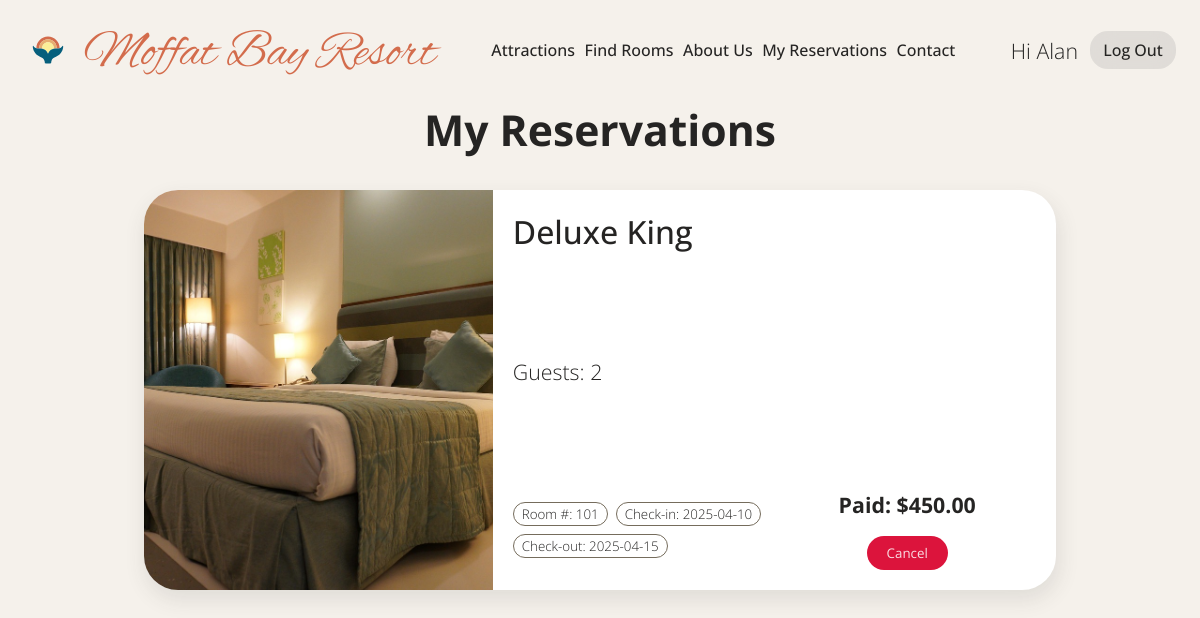
The app's page /my_reservation.php (signed in) with its own data.
### tables this page shows
CREATE TABLE Reservation (
    reservationID INT AUTO_INCREMENT PRIMARY KEY,
    user INT NOT NULL,
    roomNumber INT NOT NULL,
    checkin DATE NOT NULL,
    checkout DATE NOT NULL,
    numberGuests INT NOT NULL CHECK (numberGuests > 0),
    discount DECIMAL(5, 2) DEFAULT 0 CHECK (discount >= 0),
    amountPaid DECIMAL(10, 2) NOT NULL CHECK (amountPaid >= 0),
    FOREIGN KEY (user) REFERENCES User(userID) ON DELETE CASCADE,
    FOREIGN KEY (roomNumber) REFERENCES Room(roomNumber) ON DELETE CASCADE
);

CREATE TABLE RoomType (
    typeID INT AUTO_INCREMENT PRIMARY KEY,
    typeName VARCHAR(50) NOT NULL,
    description TEXT,
    amenities TEXT,
    maxOccupancy INT NOT NULL CHECK (maxOccupancy > 0),
    dailyRate DECIMAL(10, 2) NOT NULL CHECK (dailyRate >= 0)
);

### config/db.php (called while the page is built, shortened)
<?php
class Database
{
    private $host = 'localhost';
    private $user = 'root';
    private $pass = 'root';
    private $db = 'lodgereservation';
    private $conn;
    public function __construct()
    {
        $this->conn = new mysqli($this->host, $this->user, $this->pass, $this->db);
    }
    public function query(string $query, string $types = null, array $params = null)
    {
        $stmt = $this->conn->prepare($query);
        if ($params) {
            $stmt->bind_param($types, ...$params);
        }
        $stmt->execute();
        if (str_contains($query, 'SELECT')) {
            $result = $stmt->get_result();
            return $result->fetch_all(MYSQLI_ASSOC);
        }
        return $stmt->affected_rows;
    }
}

### functions/getreservations.php (called while the page is built)
<?php
function get_reservations($userID) {
    require_once 'config/db.php';
    $db = new Database();
    $query = '
        SELECT r.reservationID, r.roomNumber, r.checkin, r.checkout, r.numberGuests, r.amountPaid,
               rt.typeName, rt.dailyRate
        FROM Reservation r
        JOIN Room rm ON r.roomNumber = rm.roomNumber
        JOIN RoomType rt ON rm.roomType = rt.typeID
        WHERE r.user = ?
        ORDER BY r.checkin DESC
    ';
    $types = 'i';
    $params = [$userID];
    $reservations = $db->query($query, $types, $params);
    return $reservations;
}

### config/roomimages.php (called while the page is built)
<?php
$roomImages = [
    "Deluxe Queen" => "images/Deluxe Queen.jpg",
    "Deluxe King" => "images/Deluxe King.jpg",
    "Lagoon Queen" => "images/Lagoon Queen.jpeg",
    "Lagoon King" => "images/Lagoon King.jpg",
    "Luxury Queen" => "images/Luxury Queen.jpg",
    "Luxury King" => "images/Luxury King.jpg"
];

### components/reservationcard.php (the view, shortened to what this page needs)
<div class="card container horizontal">
    <div class="imgWrapper">
        <img src="<?php
        require 'config/roomimages.php';
        echo $roomImages[$res['typeName']];
        ?>" alt="Your reserved room image">
    </div>
    <div class="info container vertical">
        <h2><?php echo htmlspecialchars($res['typeName']); ?></h2>
        <div class="size">
            Guests: <?php echo htmlspecialchars($res['numberGuests']); ?>
        </div>
        <div class="container horizontal">
            <ul class="tags container horizontal">
                <li>Room #: <?php echo htmlspecialchars($res['roomNumber']); ?></li>
                <li>Check-in: <?php echo htmlspecialchars($res['checkin']); ?></li>
                <li>Check-out: <?php echo htmlspecialchars($res['checkout']); ?></li>
            </ul>
            <div class="container vertical purchase">
                <h4 class="price">Paid: $<?php echo number_format($res['amountPaid'], 2); ?></h4>
                <div style="margin-top: auto;">
                    <form method="post" action="functions/cancelreservation.php" onsubmit="return confirm('Are you sure you want to cancel this reservation?');">
                        <button type="submit" class="cta1" style="background-color: crimson;">Cancel</button>
                    </form>
                </div>
            </div>
        </div>
    </div>
</div>

### my_reservation.php (shortened to what this page needs)
<!DOCTYPE html>
<html lang="en">
<head>
    <?php require 'components/head.php' ?>
</head>
<body>
<?php
require 'components/fullheader.php';
require 'functions/getreservations.php';
$userID = $_SESSION['user_id'];
$reservations = get_reservations($userID);
?>
<main>
    <h1 style="text-align: center;">My Reservations</h1>
    <?php if (empty($reservations)) : ?>
        <div style="text-align: center;">You have no reservations made yet!</div>
    <?php else : ?>
        <div>
            <?php
            foreach ($reservations as $reservation) {
                $res = $reservation;
                include 'components/reservationcard.php';
            }
            ?>
        </div>
    <?php endif; ?>
</main>
</body>
</html>

### main.css (style rules this page uses)
:root { --accent1: #d36c4c; --accent2: #e7ae71; --accent3: #fbef98; --accent4: #065f7c; --accent5: #c0d9e1; --base: #f9f5f0; --base: #f5f1eb; --card: white; --transparent-card: rgba(139, 139, 139, 0.2); --font-light: #756c5c; --font-dark: #252423; --transparent: #25242346; --font-cta: rgba(255, 255, 255, 0.85); --font-accent: var(--accent4); --hover1: hsl(31, 85%, 75%); --hover2: hsl(195, 80%, 35%); --hover3: hsl(195, 79%, 81%); --disabled: #b7bbc8; --card-shadow: #3f3e3d1a; }
* { box-sizing: border-box; }
:is(h1, h2, h3, h4, h5, h6) { margin: 0; }
ul { list-style-type: none; margin: 0; padding: 0; }
h2 { font-family: "Open Sans", serif; font-weight: 300; margin: 0; }
button { background: none; border: none; outline: none; }
.container { display: flex; justify-content: center; align-items: center; }
.horizontal { flex-direction: row; }
.vertical { flex-direction: column; }
:is(.cta1, .cta2) { border-radius: 18px; border: none; font-family: "Open Sans", sans-serif; width: 100%; transition: background .2s; }
.cta1 { background: var(--accent4); color: var(--font-cta); }
body { font-family: "Open Sans", sans-serif; font-size: 16pt; font-weight: 300; background: var(--base); margin: 0; padding: 20px 0px; color: var(--font-dark); }
main { width: 100%; padding: 20px 12dvw; }
.card:last-of-type { margin-bottom: 25dvh; }

### records on screen
reservation: roomtype.typeName (picture), roomtype.typeName "Deluxe King", numberGuests "2", roomNumber "101", checkin "2025-04-10", checkout "2025-04-15", amountPaid "450.00"

### other values on screen
$_SESSION["user_name"] "Alan"
